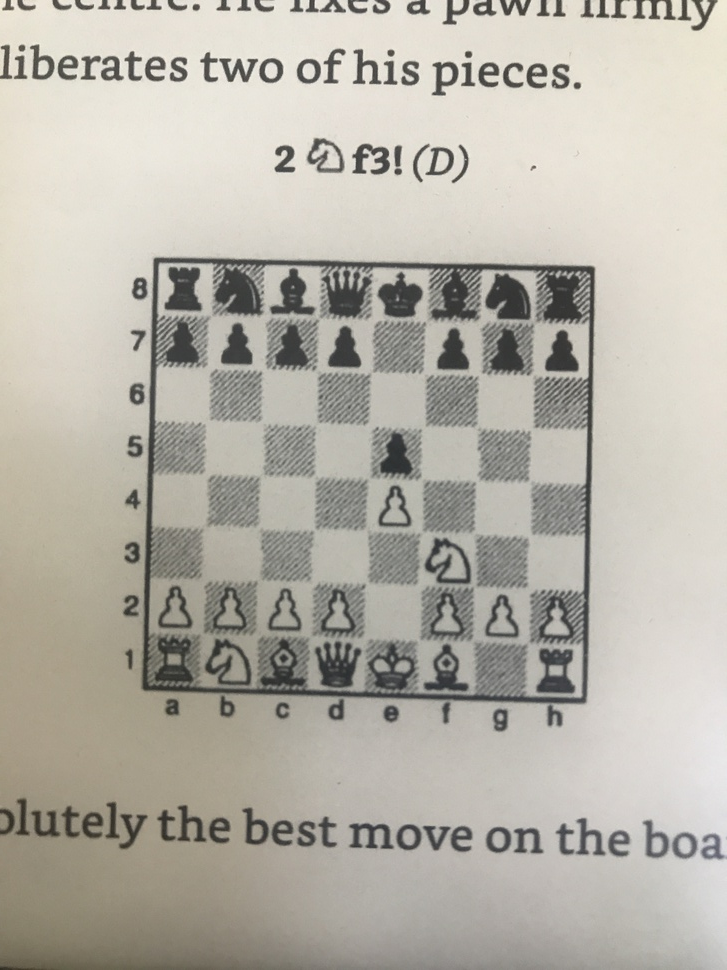
#> input picture pic-good.JPG, 727 x 970 px, shrunk from 3024 x 4032 before the run, found by its file name
$ python corner.py
#> lines starting #> are read from the running program, lines starting #| are printed output that depends on the picture; after the words box and inside, x2 and y2 are one past the last pixel; in counts of white or black regions, pixels touching at a corner belong together
import numpy as np
import cv2 as cv

# filename = 'board.png'
filename = 'pic-good.jpg'

img = cv.imread(filename)
#> img is the input picture: shape (970, 727, 3); mean B, G, R 168.2, 178, 181.9

img = cv.blur(img,(30,30))
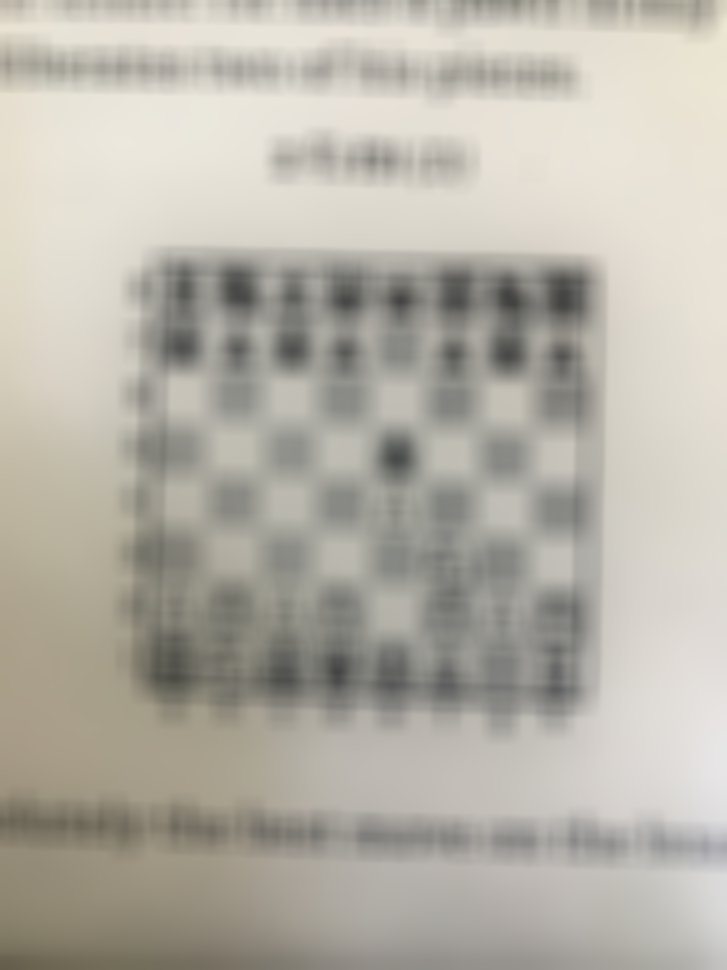
#> img: shape (970, 727, 3); mean B, G, R 168.2, 178, 181.9

def process(img, val):
#> called with val = 1
    result = img.copy()
    gray = cv.cvtColor(img,cv.COLOR_BGR2GRAY)
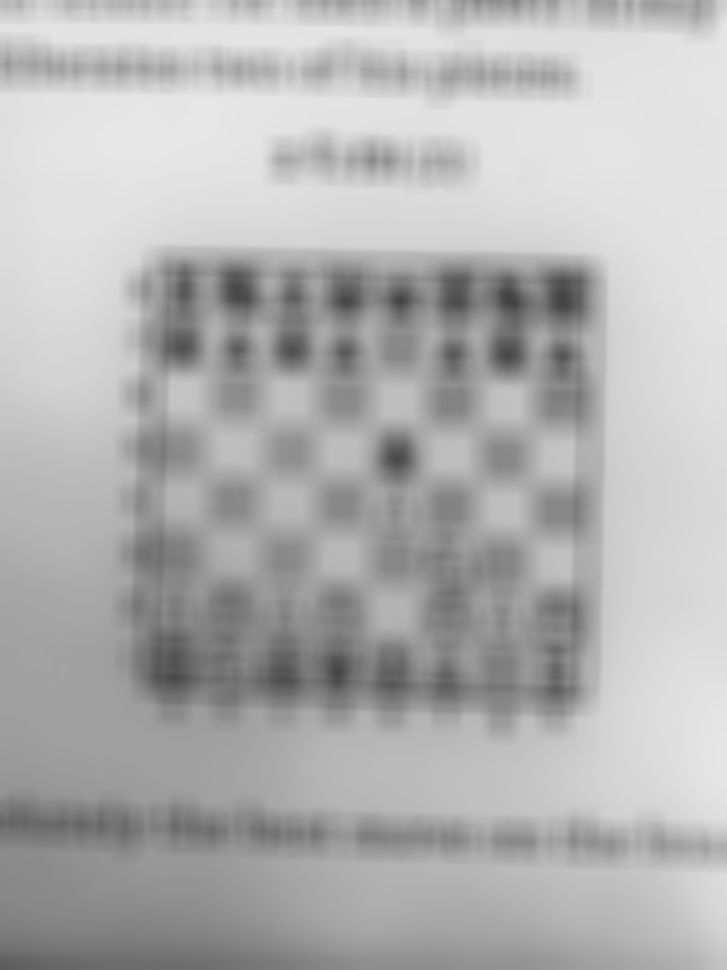
#> gray: shape (970, 727); min 66, max 232, mean 178

    gray = np.float32(gray)
    dst = cv.cornerHarris(gray,2,3,val/100)
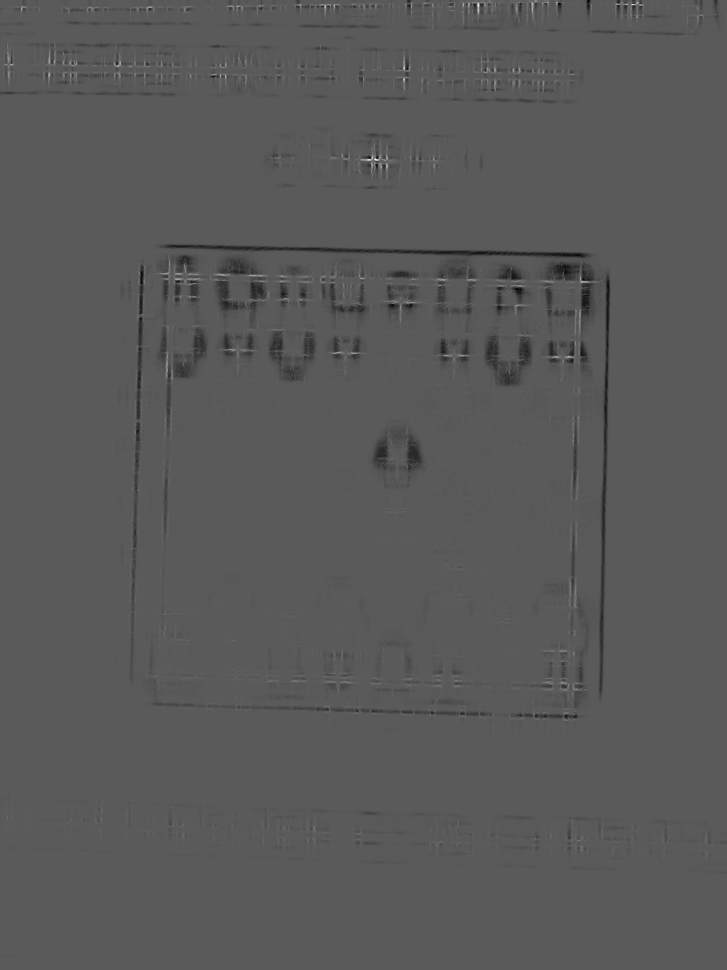
#> dst: shape (970, 727) float32; min -138.2, max 251.3, mean -1.7; drawn with min black and max white

    #result is dilated for marking the corners, not important
    dst = cv.dilate(dst,None)

    # Threshold for an optimal value, it may vary depending on the image.
    result[dst>0.01*dst.max()]=[0,0,255]
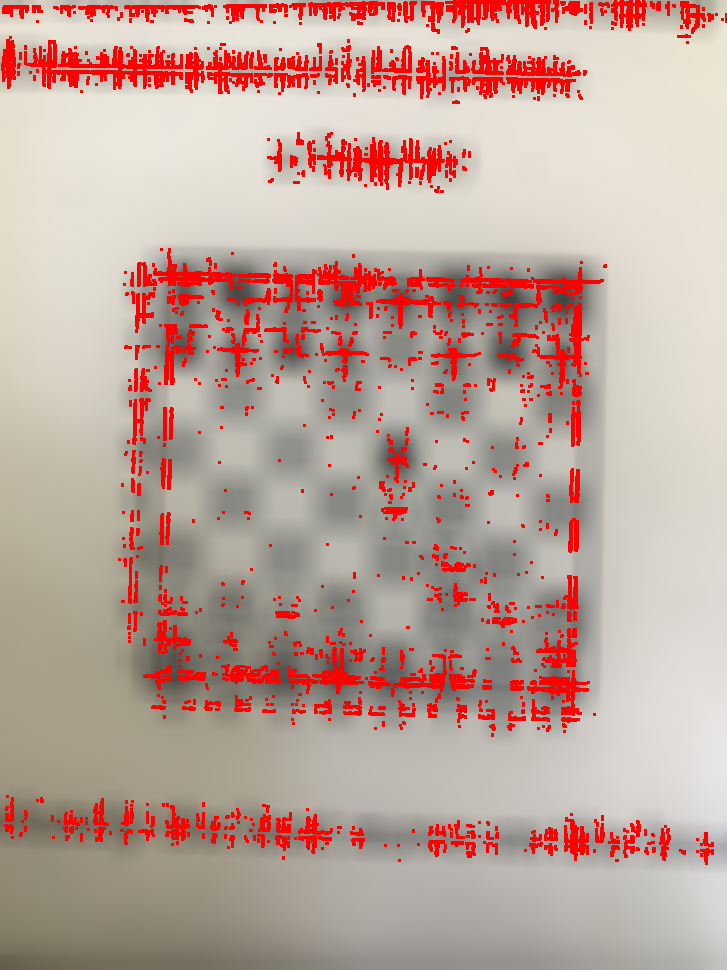
#> result: shape (970, 727, 3); 9.27% of pixels changed, all inside (x1, y1, x2, y2) = (1, 0, 727, 865)
    return result

window = "result"
cv.namedWindow(window)

def handleSliderChange(val):
    res = process(img, val)
    cv.imshow(window,res)


cv.createTrackbar("slider ",window, 1, 5, handleSliderChange)

if cv.waitKey(0) & 0xff == 27:
#> (key Esc is pressed here)
 cv.destroyAllWindows()

$ run again, with board.png saved as pic-good.JPG
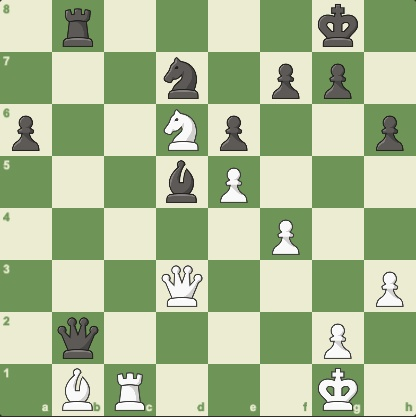
#> input picture board.png, 416 x 417 px, found by its file name
#> img is the input picture: shape (417, 416, 3); mean B, G, R 146.9, 186.7, 169.4
#> in process, `dst = cv.cornerHarris(gray,2,3,val/100)`:
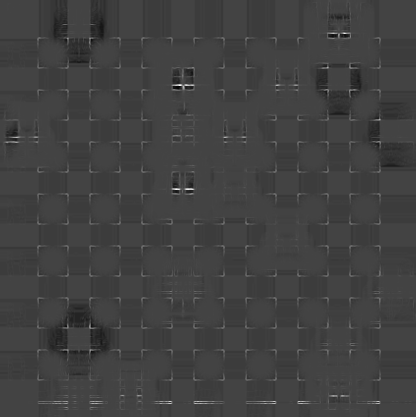
#> dst: shape (417, 416) float32; min -218.1, max 602.7, mean -8.4; drawn with min black and max white
#> in process, `result[dst>0.01*dst.max()]=[0,0,255]`:
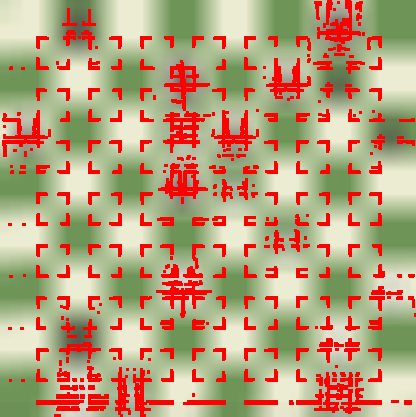
#> result: shape (417, 416, 3); mean B, G, R 123.5, 158.1, 183

$ run again, with mirror.jpg copied over pic-good.JPG
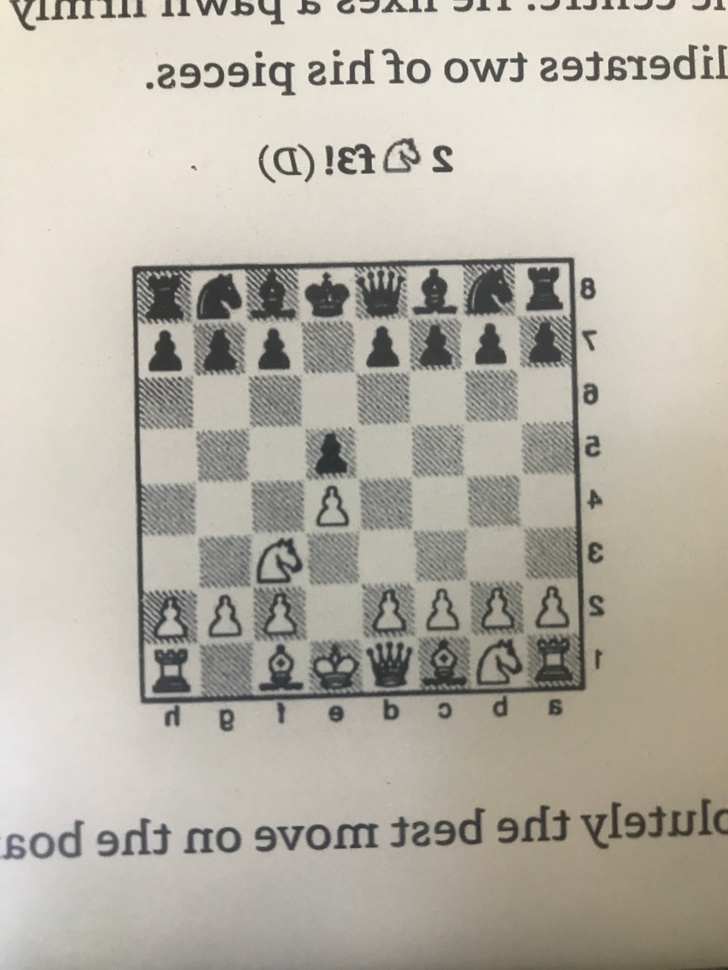
#> input picture mirror.jpg, 728 x 970 px, shrunk from 3024 x 4031 before the run, found by its file name
#> img is the input picture: shape (970, 728, 3); mean B, G, R 167, 178, 182.7
#> in process, `dst = cv.cornerHarris(gray,2,3,val/100)`:
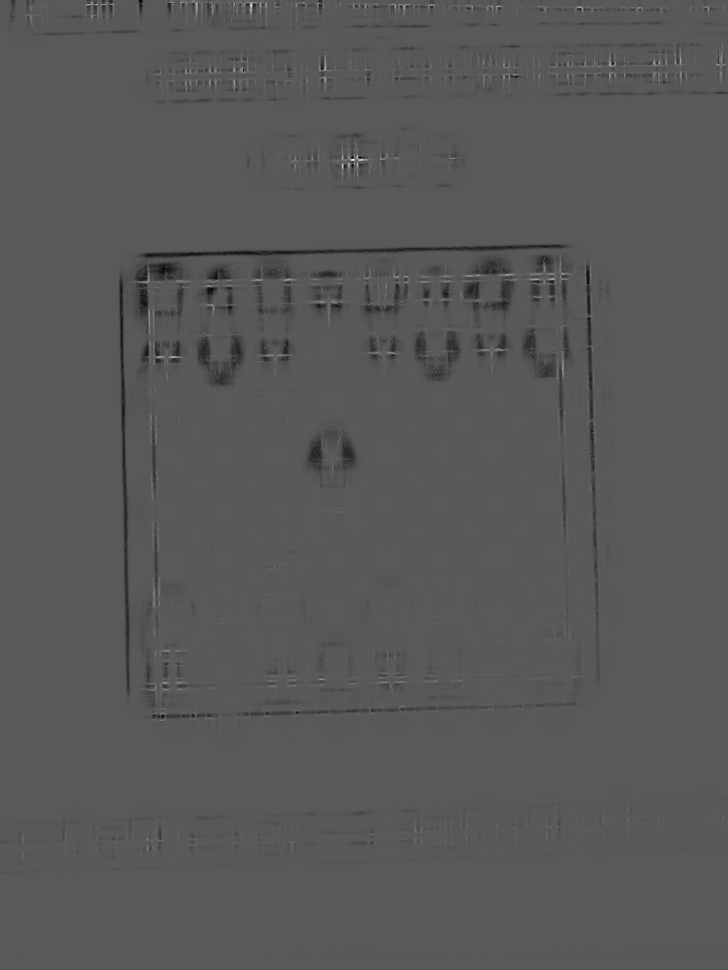
#> dst: shape (970, 728) float32; min -138.2, max 257.4, mean -1.7; drawn with min black and max white
#> in process, `result[dst>0.01*dst.max()]=[0,0,255]`:
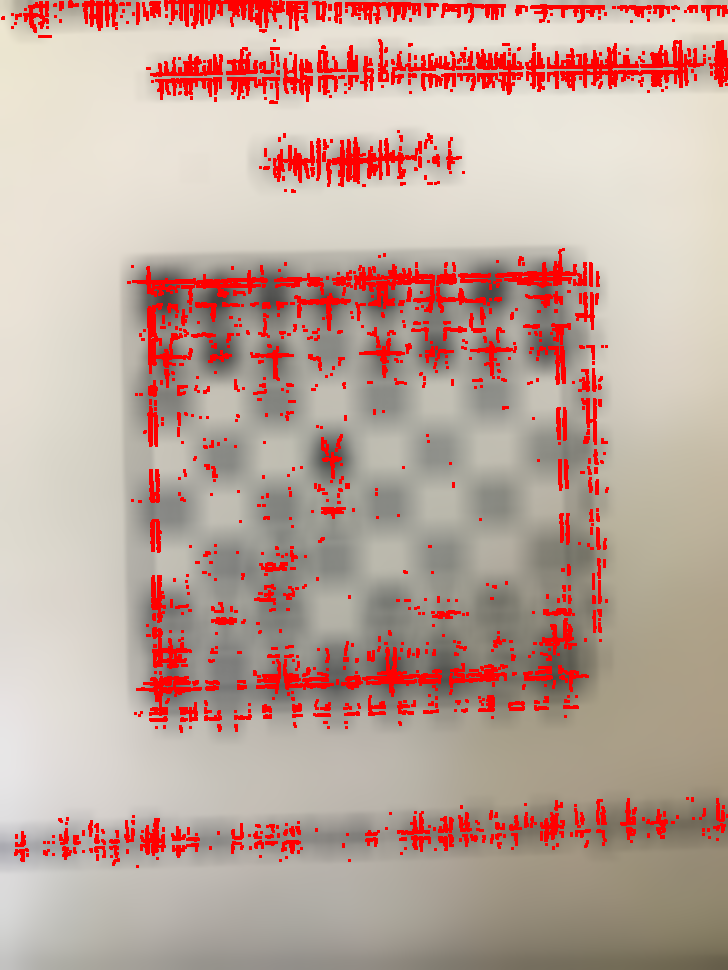
#> result: shape (970, 728, 3); mean B, G, R 153.8, 164.1, 191.7

$ run again, with pic-bad.JPG copied over pic-good.JPG
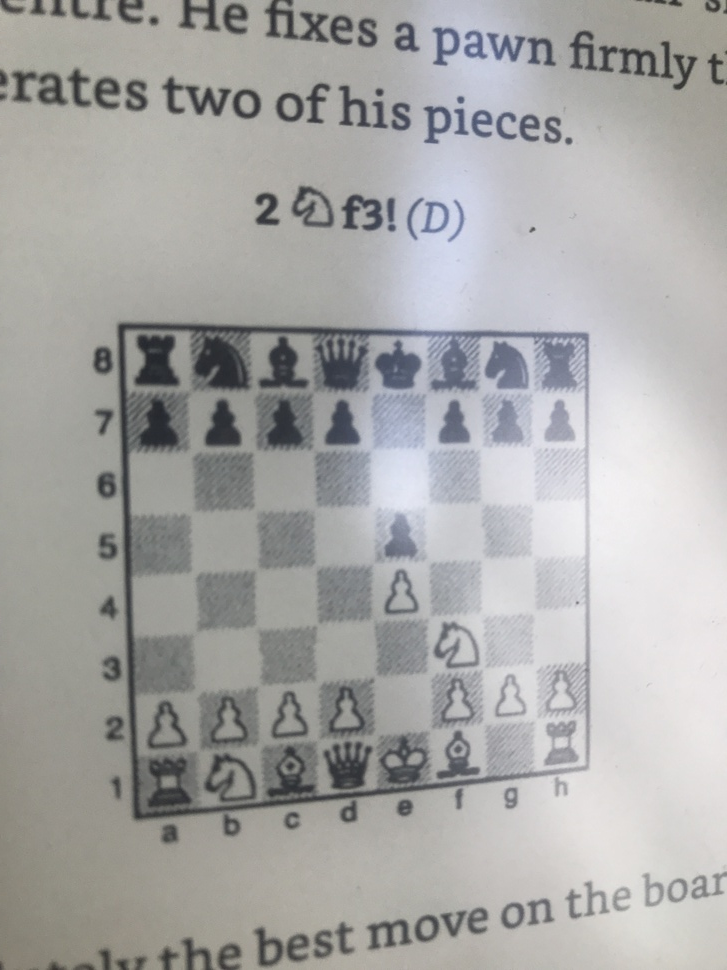
#> input picture pic-bad.JPG, 727 x 970 px, shrunk from 3024 x 4032 before the run, found by its file name
#> img is the input picture: shape (970, 727, 3); mean B, G, R 166.6, 167.6, 168
#> in process, `dst = cv.cornerHarris(gray,2,3,val/100)`:
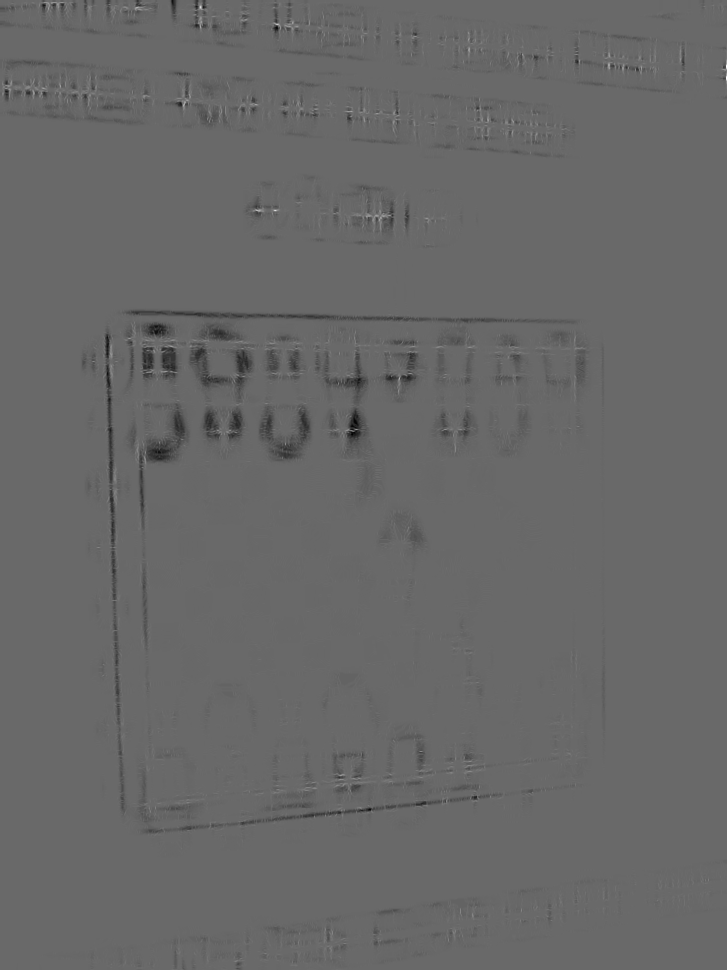
#> dst: shape (970, 727) float32; min -49.26, max 70.1, mean -0.5; drawn with min black and max white
#> in process, `result[dst>0.01*dst.max()]=[0,0,255]`:
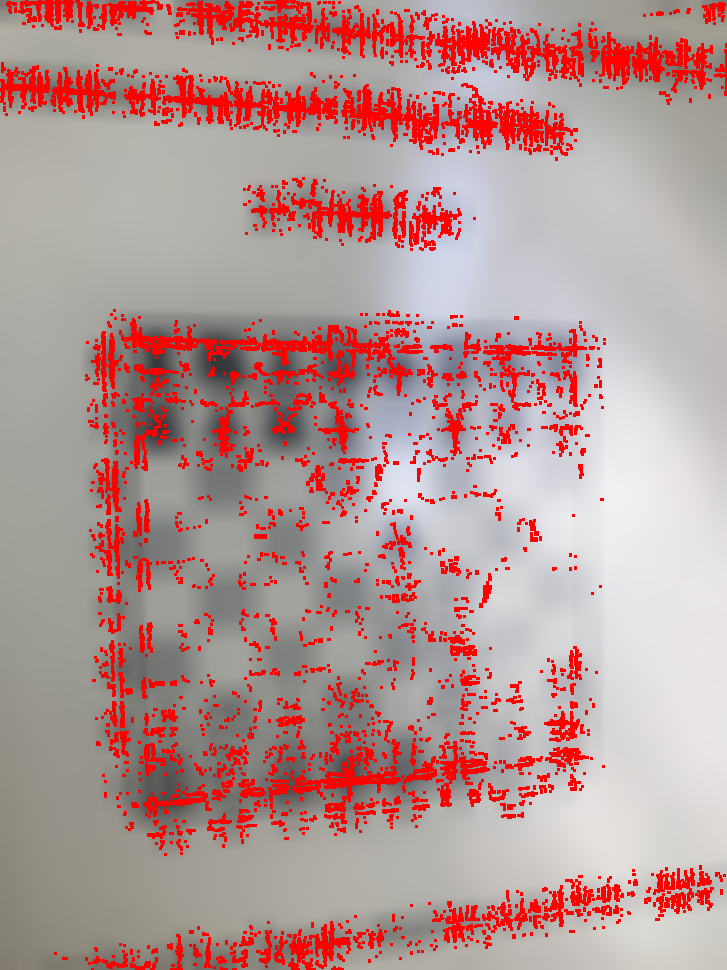
#> result: shape (970, 727, 3); mean B, G, R 147.7, 148.9, 182.6
